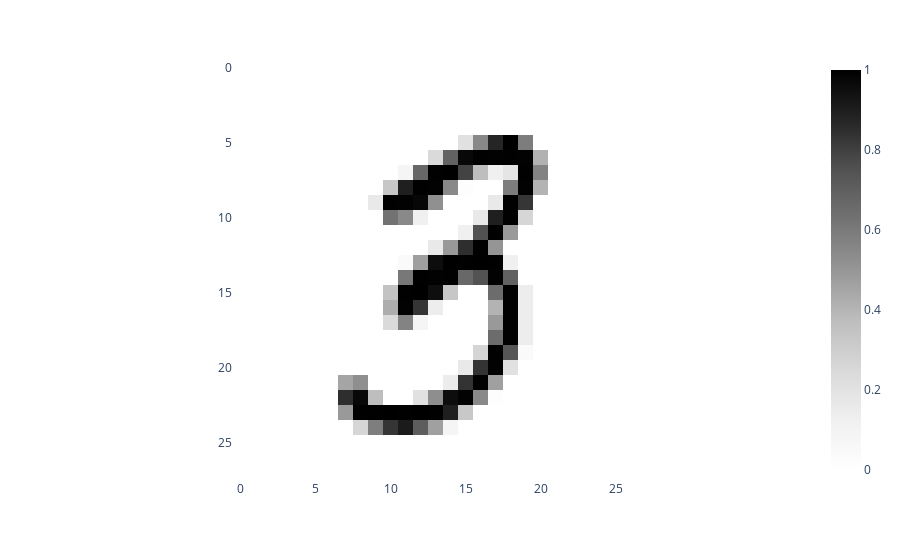

Notebook code for this chart:
### Code cell
# Read in the MNIST sample
data = pd.read_csv("https://github.com/dustywhite7/Econ8310/raw/refs/heads/master/DataSets/mnistTrain.csv")

# Randomly choose a row, ignore first column (the label), transform into an array
label = data.iloc[6,0]
image = data.iloc[6,1:].values.reshape(28,28)
px.imshow(image, color_continuous_scale ='Greys')

### Figure 1 — Plotly figure (JSON) as saved in the notebook; plotly's stock layout.template omitted (floating-point values rounded to 4 significant figures; data arrays with more than 128 entries replaced by an {"elided": "..."} marker saying what was removed)
{"data": [{"coloraxis": "coloraxis", "hovertemplate": "x: %{x}<br>y: %{y}<br>color: %{z}<extra></extra>", "name": "0", "type": "heatmap", "xaxis": "x", "yaxis": "y", "z": {"elided": "28x28 float values"}}], "layout": {"coloraxis": {"colorscale": [[0, "rgb(255,255,255)"], [0.125, "rgb(240,240,240)"], [0.25, "rgb(217,217,217)"], [0.375, "rgb(189,189,189)"], [0.5, "rgb(150,150,150)"], [0.625, "rgb(115,115,115)"], [0.75, "rgb(82,82,82)"], [0.875, "rgb(37,37,37)"], [1, "rgb(0,0,0)"]]}, "margin": {"t": 60}, "xaxis": {"anchor": "y", "constrain": "domain", "domain": [0, 1], "scaleanchor": "y"}, "yaxis": {"anchor": "x", "autorange": "reversed", "constrain": "domain", "domain": [0, 1]}}}
